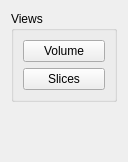
<?xml version="1.0" encoding="UTF-8"?>
<ui version="4.0">
 <class>Tools_ViewsWidget</class>
 <widget class="QWidget" name="Tools_ViewsWidget">
  <property name="geometry">
   <rect>
    <x>0</x>
    <y>0</y>
    <width>128</width>
    <height>162</height>
   </rect>
  </property>
  <property name="sizePolicy">
   <sizepolicy hsizetype="Minimum" vsizetype="Minimum">
    <horstretch>0</horstretch>
    <verstretch>0</verstretch>
   </sizepolicy>
  </property>
  <property name="windowTitle">
   <string>Form</string>
  </property>
  <layout class="QVBoxLayout" name="verticalLayout">
   <item>
    <widget class="QGroupBox" name="groupBox">
     <property name="sizePolicy">
      <sizepolicy hsizetype="Minimum" vsizetype="Minimum">
       <horstretch>0</horstretch>
       <verstretch>0</verstretch>
      </sizepolicy>
     </property>
     <property name="title">
      <string>Views</string>
     </property>
     <layout class="QVBoxLayout" name="verticalLayout_2">
      <item>
       <widget class="QPushButton" name="volumeViewBtn">
        <property name="text">
         <string>Volume</string>
        </property>
       </widget>
      </item>
      <item>
       <widget class="QPushButton" name="slicesViewBtn">
        <property name="text">
         <string>Slices</string>
        </property>
       </widget>
      </item>
     </layout>
    </widget>
   </item>
   <item>
    <spacer name="verticalSpacer">
     <property name="orientation">
      <enum>Qt::Vertical</enum>
     </property>
     <property name="sizeHint" stdset="0">
      <size>
       <width>20</width>
       <height>40</height>
      </size>
     </property>
    </spacer>
   </item>
  </layout>
 </widget>
 <resources/>
 <connections/>
</ui>
